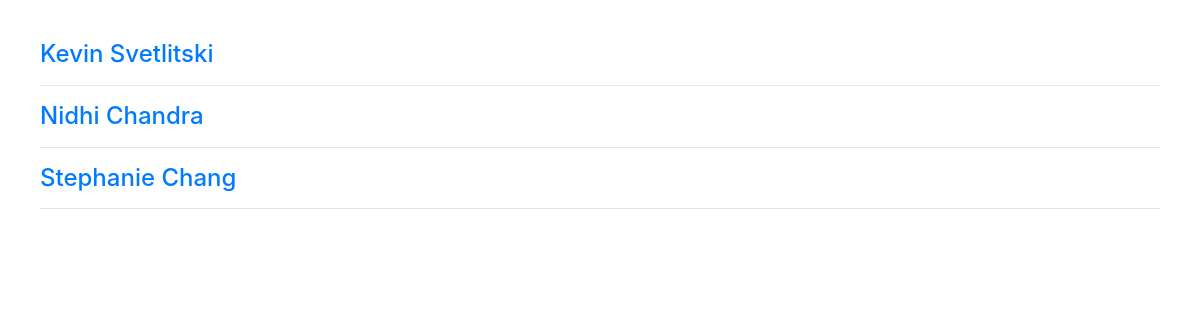
The page /caseworkers/ (signed in) on the database as committed earlier.
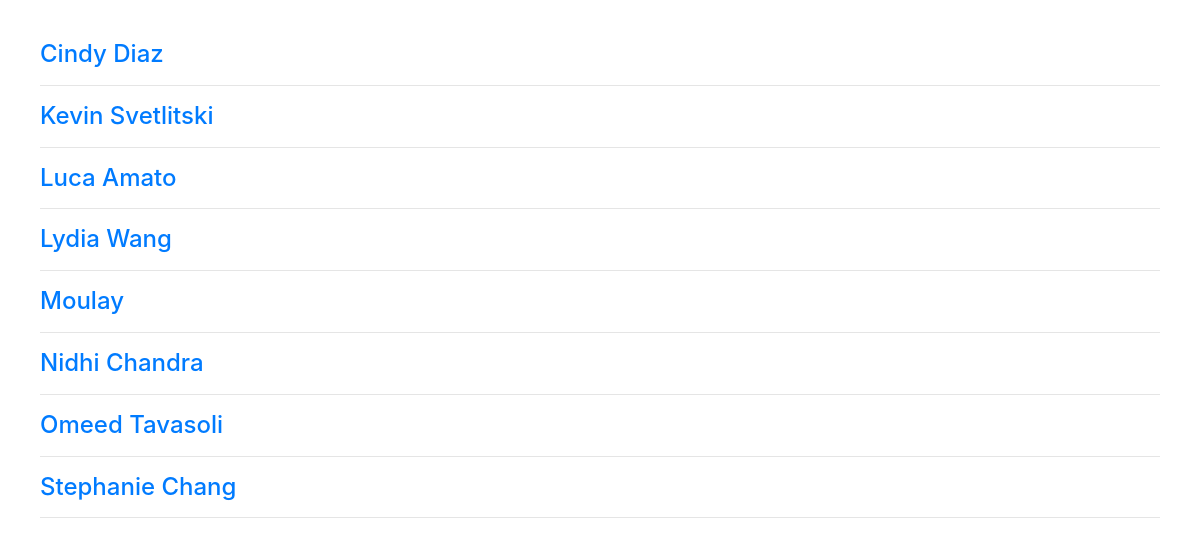
The same page on the database as committed later.
### cases/models.py (models this page shows, shortened)
class Person(models.Model):
    division = models.CharField(
        max_length=3,
        choices=DIVISION_CHOICES,
        default=ACADEMIC,
    )
    name = models.CharField(max_length=30)
    slug = models.SlugField(max_length=30, default="")
    class Meta:
        verbose_name='Caseworker'

### cases/views.py (the view)
# urls.py: path('caseworkers/', views.IndexView.as_view(), name='index'),
class IndexView(LoginRequiredMixin, generic.ListView):
    login_url = 'login/'
    template_name = 'cases/index.html'
    context_object_name = 'caseworker_list'
    def get_queryset(self):
        return Person.objects.order_by('name')

### cases/templates/cases/index.html (shortened to what this page needs)
{% load bootstrap4 %}
{% load static %}
{% bootstrap_css %}
<link rel="stylesheet" type="text/css" href="{% static 'cases/style.css' %}" />
<head><title>Caseworkers</title></head>
{% if caseworker_list %}
    {% for caseworker in caseworker_list %}
        <h4><a href="{% url 'cases:detail' caseworker.slug %}">{{ caseworker.name }}</a></h4>
        <hr>
    {% endfor %}
{% else %}
    <p>The office is empty.</p>
{% endif %}

Rows that differ between the two databases and show on the page:
added Person: name "Cindy Diaz"
added Person: name "Luca Amato"
added Person: name "Lydia Wang"
added Person: name "Moulay"
added Person: name "Omeed Tavasoli"
